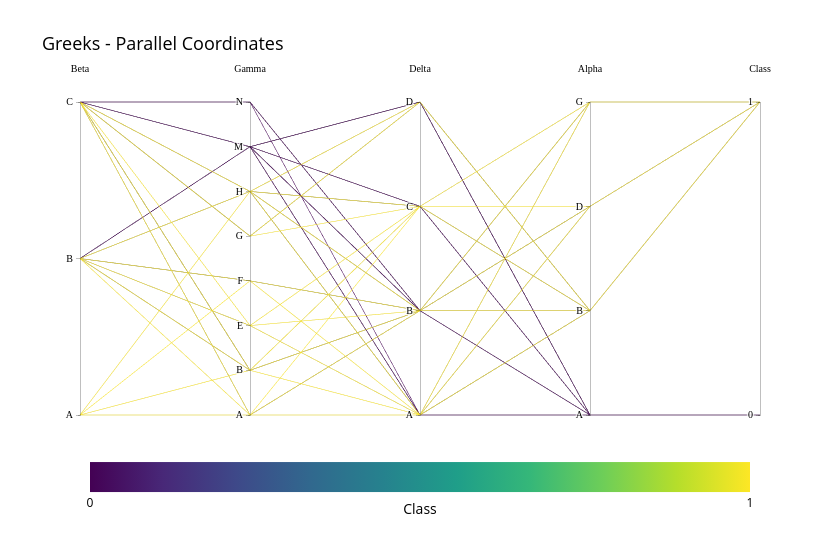

The cell this chart's notebook holds for it:
### Markdown cell above
**parallel coordinates plot**

### Code cell
import plotly.graph_objects as go

fig = go.Figure(
    go.Parcoords(
        dimensions=[
            dict(
                label="Beta",
                values=greeks_codes.Beta,
                tickvals=np.unique(greeks_codes.Beta),
                ticktext=greeks_cats.Beta.cat.categories,
            ),
            dict(
                label="Gamma",
                values=greeks_codes.Gamma,
                tickvals=np.unique(greeks_codes.Gamma),
                ticktext=greeks_cats.Gamma.cat.categories,
            ),
            dict(
                label="Delta",
                values=greeks_codes.Delta,
                tickvals=np.unique(greeks_codes.Delta),
                ticktext=greeks_cats.Delta.cat.categories,
            ),
            dict(
                label="Alpha",
                values=greeks_codes.Alpha,
                tickvals=np.unique(greeks_codes.Alpha),
                ticktext=greeks_cats.Alpha.cat.categories,
            ),
            dict(
                label="Class",
                values=greeks.Class,
                tickvals=np.unique(greeks.Class),
            ),
        ],
        line=dict(
            color=greeks.Class,
            colorscale=color_map,
            showscale=True,
            colorbar=dict(
                title="Class",
                orientation="h",
                title_side="bottom",
                yanchor="bottom",
                xanchor="center",
                y=-0.35,
                x=0.5,
                nticks=2,
            ),
        ),
    )
)

fig.update_layout(
    font_color=FONT_COLOR,
    title="Greeks - Parallel Coordinates",
    title_font_size=18,
    plot_bgcolor=BACKGROUND_COLOR,
    paper_bgcolor=BACKGROUND_COLOR,
    height=540,
    width=840,
)
fig.update_traces(
    labelfont=dict(family="Arial Black", size=10),
    tickfont=dict(family="Arial Black", size=10),
    selector=dict(type="parcoords"),
)
fig.show()

### Figure 1 — Plotly figure (JSON) as saved in the notebook; plotly's stock layout.template omitted (floating-point values rounded to 4 significant figures; data arrays with more than 128 entries replaced by an {"elided": "..."} marker saying what was removed)
{"data": [{"dimensions": [{"label": "Beta", "ticktext": ["A", "B", "C"], "tickvals": [0, 1, 2], "values": {"elided": "617 int values"}}, {"label": "Gamma", "ticktext": ["A", "B", "E", "F", "G", "H", "M", "N"], "tickvals": [0, 1, 2, 3, 4, 5, 6, 7], "values": {"elided": "617 int values"}}, {"label": "Delta", "ticktext": ["A", "B", "C", "D"], "tickvals": [0, 1, 2, 3], "values": {"elided": "617 int values"}}, {"label": "Alpha", "ticktext": ["A", "B", "D", "G"], "tickvals": [0, 1, 2, 3], "values": {"elided": "617 int values"}}, {"label": "Class", "tickvals": [0, 1], "values": {"elided": "617 int values"}}], "labelfont": {"family": "Arial Black", "size": 10}, "line": {"color": {"elided": "617 int values"}, "colorbar": {"nticks": 2, "orientation": "h", "title": {"side": "bottom", "text": "Class"}, "x": 0.5, "xanchor": "center", "y": -0.35, "yanchor": "bottom"}, "colorscale": [[0, "#440154"], [0.1111, "#482878"], [0.2222, "#3e4989"], [0.3333, "#31688e"], [0.4444, "#26828e"], [0.5556, "#1f9e89"], [0.6667, "#35b779"], [0.7778, "#6ece58"], [0.8889, "#b5de2b"], [1, "#fde725"]], "showscale": true}, "tickfont": {"family": "Arial Black", "size": 10}, "type": "parcoords"}], "layout": {"font": {"color": "black"}, "height": 540, "paper_bgcolor": "white", "plot_bgcolor": "white", "title": {"font": {"size": 18}, "text": "Greeks - Parallel Coordinates"}, "width": 840}}
